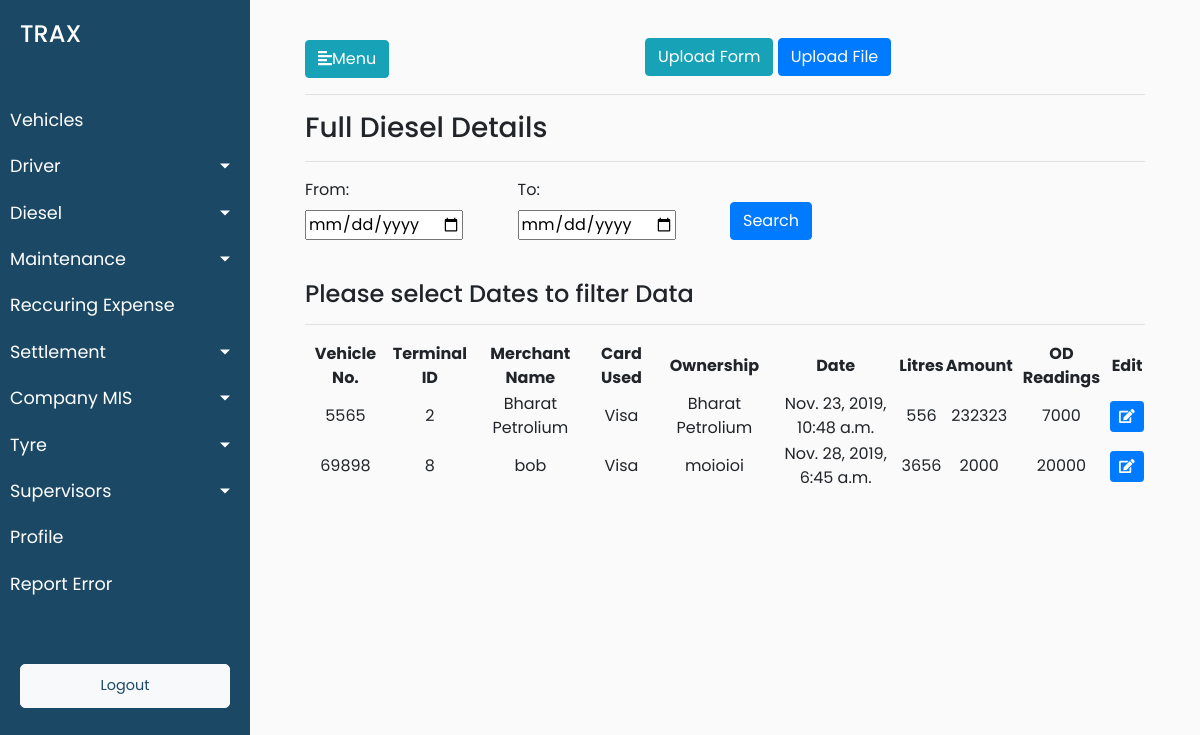
The app's page /diesel/full_diesel_details_filtered_by_date (signed in), older data.
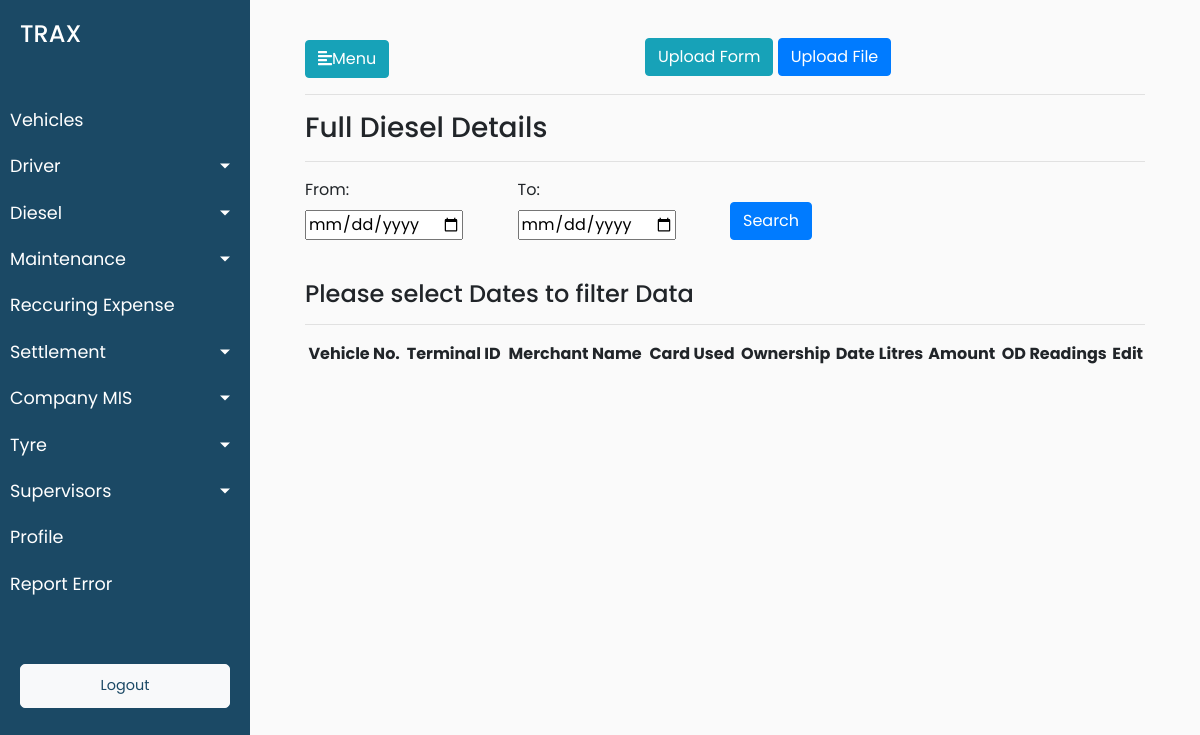
The same page, newer data.
### trax_vehicle_manager_data/models.py (models this page shows, shortened)
class Expenses(models.Model):
    expense_name = models.CharField(max_length=50)
    expense_id = models.PositiveSmallIntegerField()
    expense_vehicle_id = models.ForeignKey(Vehicles, on_delete = models.CASCADE)

class Diesel(Expenses):
    terminal_id = models.CharField(max_length=900,blank=True)
    transaction_date = models.DateTimeField(default=timezone.now,blank=True)
    merchant = models.CharField(max_length=900,blank=True)
    account_number = models.CharField(max_length=900,blank=True)
    card_used = models.CharField(max_length=900,blank=True)
    vehicle_number = models.CharField(max_length=900,blank=True)
    vehicle_detail = models.CharField(max_length=900,blank=True)
    transaction_type = models.CharField(max_length=900,blank=True)
    diesel_rate = models.CharField(max_length=900,blank=True)
    volume = models.CharField(max_length=900,blank=True)
    amount_Rs = models.CharField(max_length=900,blank=True)
    balance_Rs = models.CharField(max_length=900,blank=True)
    odometer_reading = models.CharField(max_length=900,blank=True)
    ownership = models.CharField(max_length=900,blank=True)

### trax_vehicle_manager_data/views.py (the view)
# urls.py: path('diesel/full_diesel_details_filtered_by_date',views.full_diesel_details_filtered_by_date,name='full_diesel_details_filtered_by_date'),
@login_required(login_url='/login')
def full_diesel_details_filtered_by_date(request):
    dieselobjectlist = []
    if request.method == "POST":
        date1=request.POST['date1']
        date2=request.POST['date2']
        dieselobjectlist = Diesel.objects.filter(transaction_date__range=[date1,date2]).all()
        filter_date = "True"
        data =  {'dieselobjectlist':dieselobjectlist,'date1':date1,'date2':date2,'filter_date':filter_date}
    else:
        dieselobjectlist = Diesel.objects.all()
        data =  {'dieselobjectlist':dieselobjectlist}
    return render(request,'trax_vehicle_manager_data/full_diesel_detail_filtered_by_date.html',data)

### trax_vehicle_manager_data/templates/trax_vehicle_manager_data/full_diesel_detail_filtered_by_date.html (shortened to what this page needs)
{% extends 'trax_vehicle_manager_data/base.html' %}
{% load static %}
{% load maintenance_data_filters %}
{% block stylesheets %}
<link rel="stylesheet" href="//cdn.datatables.net/1.10.19/css/jquery.dataTables.min.css">
{% endblock stylesheets %}
{% block content %}
<span id="btn">
<button class="upload_diesel_data_form btn btn-info" style="margin-left:-500px;margin-top:-2px">Upload Form </button>
<button type="button" class="btn btn-primary" style="margin-left:-5px;margin-top:-2px" data-toggle="modal" data-target="#exampleModalforUploadFile">Upload File</button>
</span>
<hr>
<h3>Full Diesel Details</h3>
<hr>
<form action={% url 'trax_vehicle_manager_data:full_diesel_details_filtered_by_date' %} method="post">
                        <div>
                        <div class="form-row">
                        <div class="form-group col-md-3">
                            <label for="start_date_lbl">From:</label><br>
                            <input type="date" class="datepicker" id="date1" name="date1">
                        </div>
                        <div class="form-group col-md-3">
                            <label for="end_date_lbl">To:</label><br>
                            <input type="date" class="datepicker" id="date2" name="date2">
                        </div>
                        <div class="form-group col-md-3">
                        <br>
                        <button type="submit" class="submit-btn btn btn-primary">Search</button>
                        </div>
                        </div>
                        <br>
                    </form>
<div>
{% if filter_date == "True" %}
<h4>{{date1|title}}To{{date2|title}}</h4>
{% else %}
<h4>Please select Dates to filter Data</h4>
{% endif %}
</div>
<hr>
<div>
    <table id="test_table" class="display" style="width:100%">
        <thead>
            <tr>
                <th>Vehicle No.</th>
                <th>Terminal ID</th>
                <th>Merchant Name</th>
                <th>Card Used</th>
                <th>Ownership</th>
                <th>Date</th>
                <th>Litres</th>
                <th>Amount</th>
                <th>OD Readings</th>
                <th>Edit</th>
            </tr>
        </thead>
        <tbody>
        {% for onedieselobject in dieselobjectlist %}
            <tr>
                <td>{{onedieselobject.vehicle_number}}</td>
                <td>{{ onedieselobject.terminal_id }}</td>
                <td>{{onedieselobject.merchant }}</td>
                <td>{{ onedieselobject.card_used }}</td>
                <td>{{ onedieselobject.ownership }}</td>
                <td>{{ onedieselobject.transaction_date }}</td>
                <td>{{ onedieselobject.volume }}</td>
                <td>{{ onedieselobject.amount_Rs }}</td>
                <td>{{ onedieselobject.odometer_reading }}</td>
                <td>
					<button type="button" class="update-data-entered btn btn-sm btn-primary" data-id="{% url 'trax_vehicle_manager_data:update_diesel_odometer_reading' pk=onedieselobject.pk  %}">
					<span class="fa fa-edit"></span>
					</button>
				</td>
            </tr>
        {% endfor %}
        </tbody>
    </table>
</div>
{% endblock %}

Row changes from the older to the newer data that the page shows:
removed Diesel: vehicle_number "5565", terminal_id "2", merchant "Bharat Petrolium", card_used "Visa", ownership "Bharat Petrolium", transaction_date "Nov. 23, 2019, 10:48 a.m.", volume "556", amount_Rs "232323", odometer_reading "7000"
removed Diesel: vehicle_number "69898", terminal_id "8", merchant "bob", card_used "Visa", ownership "moioioi", transaction_date "Nov. 28, 2019, 6:45 a.m.", volume "3656", amount_Rs "2000", odometer_reading "20000"
